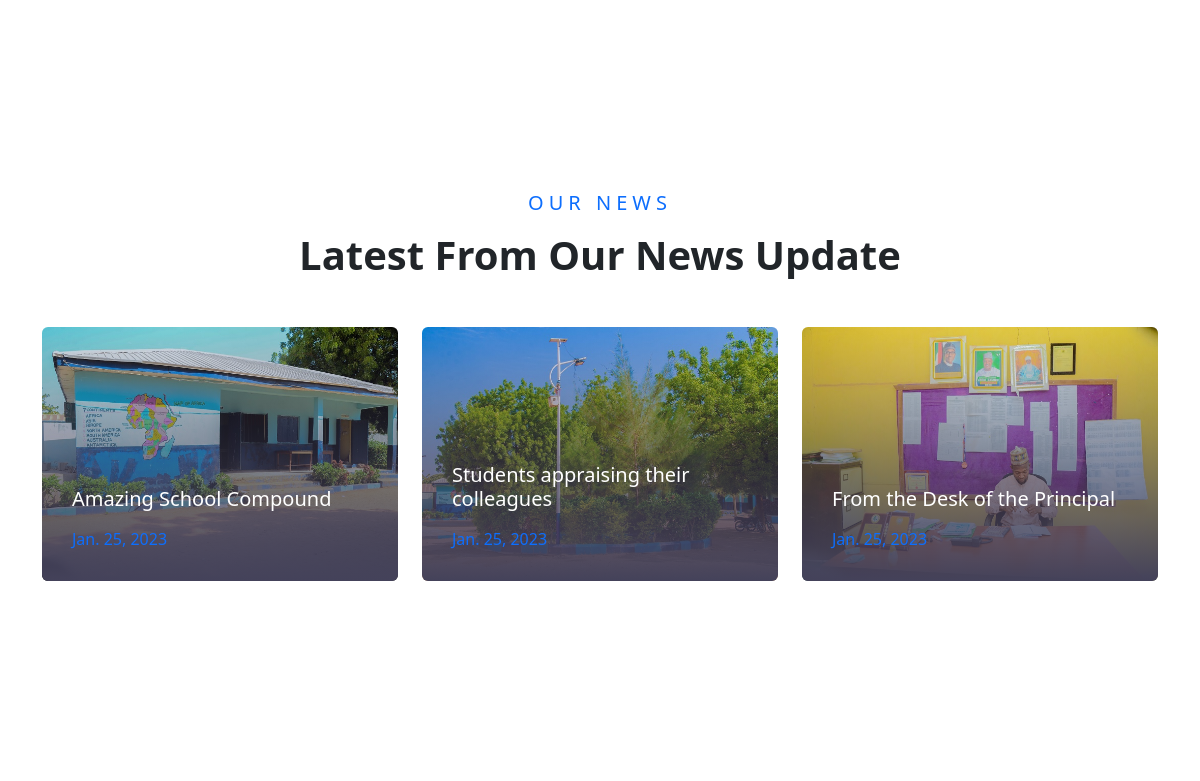
/ (middle part), run on an earlier commit of the app's database.
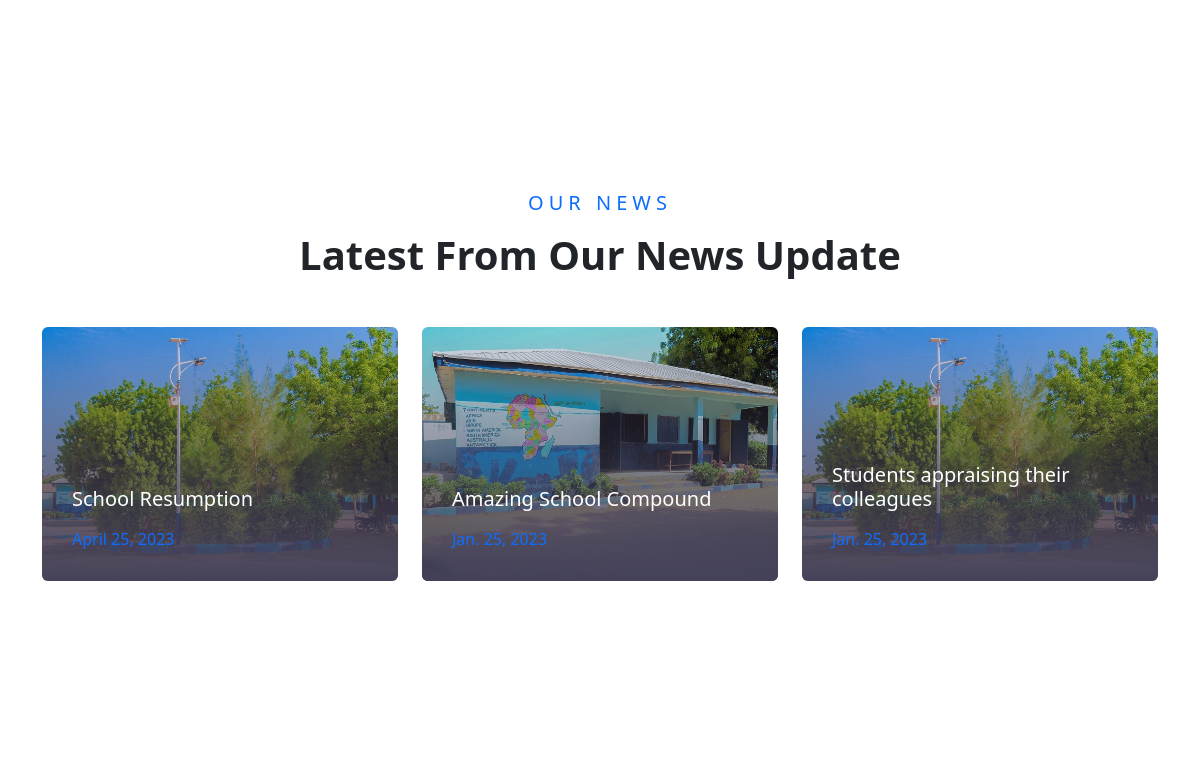
And on a later commit of the database.
### base/models.py (models this page shows, shortened)
class News(models.Model):
    title = models.CharField(max_length=200)
    description = models.TextField(null=True, blank=True)
    detail = models.TextField(null=True, blank=True)
    fpict = models.ImageField(null=True, blank=True, default="DSC_1969.jpg")
    spict = models.ImageField(null=True, blank=True)
    updated = models.DateTimeField(auto_now=True)
    Created = models.DateTimeField(auto_now_add=True)

### base/views.py (the view)
# urls.py: path('', views.index, name="Home"),
def index(request):
    news = News.objects.all().order_by('-Created')[0:3]
    teachers = Teacher.objects.all()[0:4]
    context = {'news': news, 'teachers':teachers}
    return render(request, 'base/index.html', context)

### base/templates/base/index.html (shortened to what this page needs)
{% extends 'main.html' %}
{% load static %}
{% block content %}
    <div class="container-fluid py-5">
        <div class="container pt-5 pb-3">
            <div class="row">
                {% for i in teachers %}
                <div class="col-md-6 col-lg-3 text-center team mb-4">
                </div>
                {% endfor %}
            </div>
        </div>
    </div>
    <div class="container-fluid py-5">
        <div class="container pt-5 pb-3">
            <div class="text-center mb-5">
                <h5 class="text-primary text-uppercase mb-3" style="letter-spacing: 5px;">Our News</h5>
                <h1>Latest From Our News Update</h1>
            </div>
            <div class="row pb-3">
                {% for i in news %}
                <div class="col-lg-4 mb-4">
                    <div class="blog-item position-relative overflow-hidden rounded mb-2">
                        <img class="img-fluid" src="{{i.fpict.url}}" alt="">
                        <a class="blog-overlay text-decoration-none" href="{% url 'Single' i.id %}">
                            <h5 class="text-white mb-3">{{i.title}}</h5>
                            <p class="text-primary m-0">{{i.Created|date}}</p>
                        </a>
                    </div>
                </div>
                {% endfor %}
            </div>
        </div>
    </div>
{% endblock content %}

What changed in the data, as far as the page shows it:
no longer on this page (row unchanged): News: fpict (picture), title "From the Desk of the Principal", Created "Jan. 25, 2023"
added News: fpict (picture), title "School Resumption", Created "April 25, 2023"
